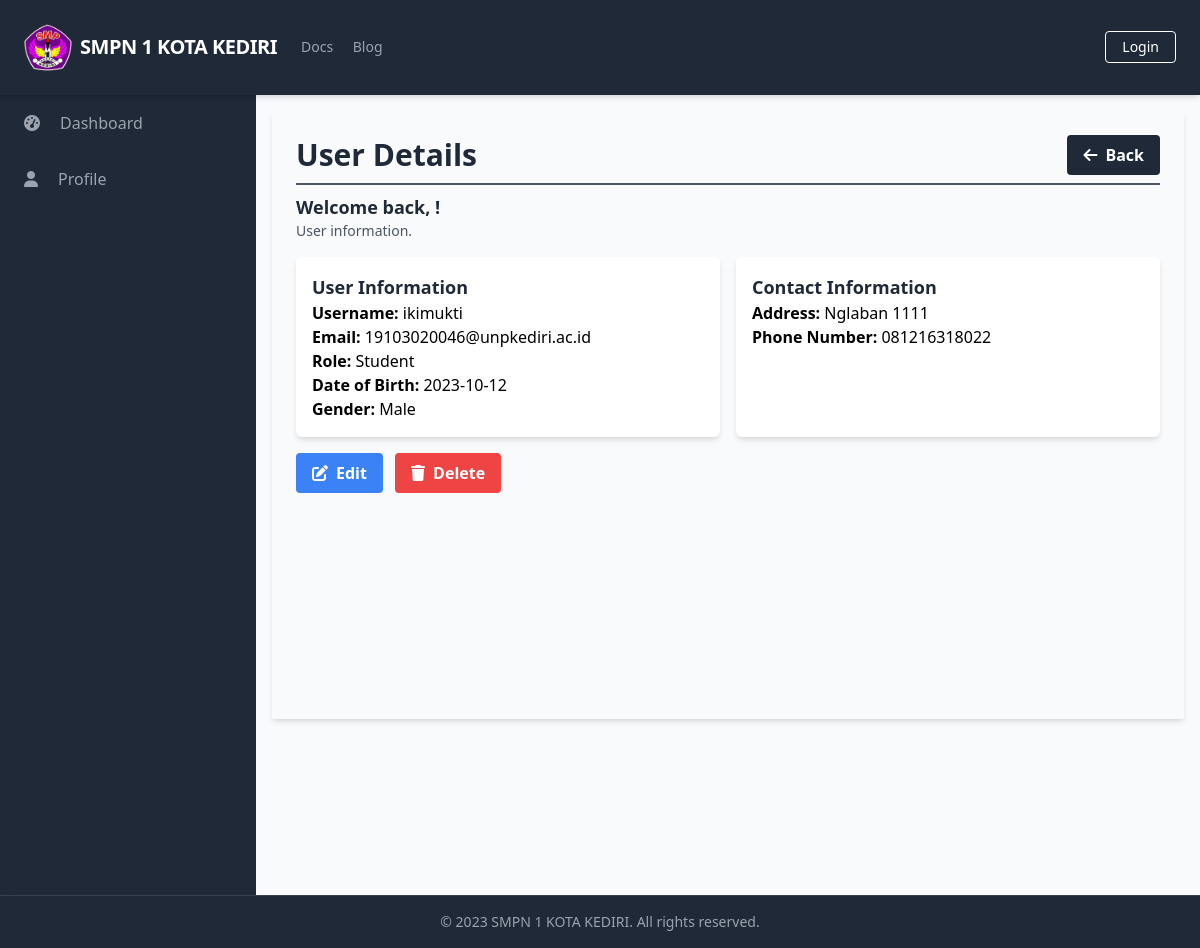
The page /manage_users/manage_users_detail.php?id=0 on the database its author committed.
### tables this page shows
CREATE TABLE `users` (
  `UserID` int(11) NOT NULL,
  `Username` varchar(50) NOT NULL,
  `Password` varchar(255) NOT NULL,
  `Email` varchar(100) NOT NULL,
  `FullName` varchar(100) DEFAULT NULL,
  `DateOfBirth` date DEFAULT NULL,
  `Gender` varchar(10) DEFAULT NULL,
  `Address` text DEFAULT NULL,
  `PhoneNumber` varchar(20) DEFAULT NULL,
  `RoleID` int(11) DEFAULT NULL,
  `AccountCreationDate` timestamp NOT NULL DEFAULT current_timestamp() ON UPDATE current_timestamp(),
  `LastLogin` datetime DEFAULT NULL,
  `AccountStatus` varchar(20) DEFAULT NULL,
  `ProfilePictureURL` varchar(255) DEFAULT NULL,
  `ActivationStatus` varchar(20) DEFAULT NULL
);

CREATE TABLE `role` (
  `RoleID` int(11) NOT NULL,
  `RoleName` varchar(50) NOT NULL
);

### public/manage_users/manage_users_detail.php (the view, shortened to what this page needs)
<?php
require_once('../../database/connection.php');
$userID = '';
$errors = array();
$userData = array();
if (isset($_GET['id'])) {
    $userID = $_GET['id'];
    $query = "SELECT u.UserID, u.Username, u.Email, r.RoleName, u.DateOfBirth, u.Gender, u.Address, u.PhoneNumber, u.RoleID, u.AccountCreationDate, u.LastLogin, u.AccountStatus, u.ActivationStatus
              FROM Users u
              LEFT JOIN Role r ON u.RoleID = r.RoleID
              WHERE u.UserID = $userID";
    $result = $conn->query($query);
    if ($result->num_rows > 0) {
        $userData = $result->fetch_assoc();
    } else {
        $errors[] = "User not found.";
    }
}
?>
<?php include_once('../components/header.php'); ?>
<div class="h-screen flex flex-col">
    <?php include('../components/navbar.php'); ?>
    <div class="flex-grow bg-gray-50 flex flex-row shadow-md">
        <?php include('../components/sidebar.php'); ?>
        <main class="bg-gray-50 flex flex-col flex-1 overflow-y-scroll h-screen flex-shrink-0 sc-hide pb-40">
            <div class="flex items-start justify-start p-6 shadow-md m-4 flex-1 flex-col">
                <div class="flex flex-row justify-between items-center w-full border-b-2 border-gray-600 mb-2 pb-2">
                    <h1 class="text-3xl text-gray-800 font-semibold w-full">User Details</h1>
                    <div class="flex flex-row justify-end items-center">
                        <a href="../manage_users/manage_users_list.php" class="bg-gray-800 hover:bg-gray-700 text-white font-bold py-2 px-4 rounded inline-flex items-center space-x-2">
                            <i class="fas fa-arrow-left"></i>
                            <span>Back</span>
                        </a>
                    </div>
                </div>
                <div class="flex flex-col w-full">
                    <div class="flex flex-row justify-between items-center w-full mb-2 pb-2">
                        <div>
                            <h2 class="text-lg text-gray-800 font-semibold">Welcome back, <?php echo $_SESSION['FullName']; ?>!</h2>
                            <p class="text-gray-600 text-sm">User information.</p>
                        </div>
                    </div>
                    <?php if (!empty($userData)) : ?>
                        <div class="grid grid-cols-2 gap-4">
                            <div class="bg-white shadow-md p-4 rounded-md">
                                <h3 class="text-lg font-semibold text-gray-800">User Information</h3>
                                <p><strong>Username:</strong> <?php echo $userData['Username']; ?></p>
                                <p><strong>Email:</strong> <?php echo $userData['Email']; ?></p>
                                <p><strong>Role:</strong> <?php echo $userData['RoleName']; ?></p>
                                <p><strong>Date of Birth:</strong> <?php echo $userData['DateOfBirth']; ?></p>
                                <p><strong>Gender:</strong> <?php echo $userData['Gender']; ?></p>
                            </div>
                            <div class="bg-white shadow-md p-4 rounded-md">
                                <h3 class="text-lg font-semibold text-gray-800">Contact Information</h3>
                                <p><strong>Address:</strong> <?php echo $userData['Address']; ?></p>
                                <p><strong>Phone Number:</strong> <?php echo $userData['PhoneNumber']; ?></p>
                            </div>
                        </div>
                        <div class="mt-4">
                            <a href="manage_users_update.php?id=<?php echo $userID; ?>" class="bg-blue-500 hover:bg-blue-700 text-white font-bold py-2 px-4 rounded inline-flex items-center mr-2">
                                <i class="fas fa-edit mr-2"></i>
                                <span>Edit</span>
                            </a>
                            <a href="#" onclick="confirmDelete(<?php echo $userID; ?>)" class="bg-red-500 hover:bg-red-700 text-white font-bold py-2 px-4 rounded inline-flex items-center">
                                <i class="fas fa-trash mr-2"></i>
                                <span>Delete</span>
                            </a>
                        </div>
                    <?php else : ?>
                        <div class="bg-white shadow-md p-4 rounded-md">
                            <p>No user data available.</p>
                        </div>
                    <?php endif; ?>
                </div>
            </div>
        </main>
    </div>
    <?php include('../components/footer.php'); ?>
</div>
</body>
</html>

### rows shown on the page
users: Username "ikimukti", Email "19103020046@unpkediri.ac.id", RoleID.RoleName "Student", DateOfBirth "2023-10-12", Gender "Male", Address "Nglaban 1111", PhoneNumber "081216318022"

### other values the page prints
$baseTitle "SMPN 1 KOTA KEDIRI"
